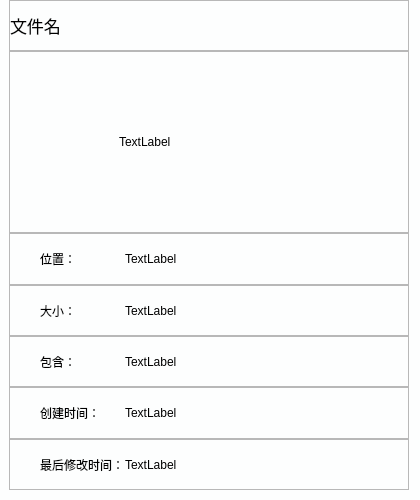
<?xml version="1.0" encoding="UTF-8"?>
<ui version="4.0">
 <class>Dialog</class>
 <widget class="QDialog" name="Dialog">
  <property name="geometry">
   <rect>
    <x>0</x>
    <y>0</y>
    <width>420</width>
    <height>500</height>
   </rect>
  </property>
  <property name="minimumSize">
   <size>
    <width>420</width>
    <height>500</height>
   </size>
  </property>
  <property name="maximumSize">
   <size>
    <width>420</width>
    <height>500</height>
   </size>
  </property>
  <property name="windowTitle">
   <string>文件属性</string>
  </property>
  <property name="styleSheet">
   <string notr="true">#Dialog
{
	background:#FDFEFE;
}</string>
  </property>
  <layout class="QVBoxLayout" name="verticalLayout">
   <property name="spacing">
    <number>0</number>
   </property>
   <property name="leftMargin">
    <number>9</number>
   </property>
   <property name="topMargin">
    <number>0</number>
   </property>
   <property name="bottomMargin">
    <number>10</number>
   </property>
   <item>
    <widget class="QFrame" name="frame_2">
     <property name="frameShape">
      <enum>QFrame::StyledPanel</enum>
     </property>
     <property name="frameShadow">
      <enum>QFrame::Raised</enum>
     </property>
     <layout class="QHBoxLayout" name="horizontalLayout_2" stretch="10">
      <property name="spacing">
       <number>0</number>
      </property>
      <property name="leftMargin">
       <number>0</number>
      </property>
      <property name="topMargin">
       <number>0</number>
      </property>
      <property name="rightMargin">
       <number>0</number>
      </property>
      <property name="bottomMargin">
       <number>0</number>
      </property>
      <item>
       <widget class="QLabel" name="label_2">
        <property name="font">
         <font>
          <pointsize>13</pointsize>
          <weight>50</weight>
          <bold>false</bold>
         </font>
        </property>
        <property name="text">
         <string>文件名</string>
        </property>
       </widget>
      </item>
     </layout>
    </widget>
   </item>
   <item>
    <widget class="QFrame" name="frame">
     <property name="layoutDirection">
      <enum>Qt::RightToLeft</enum>
     </property>
     <property name="frameShape">
      <enum>QFrame::StyledPanel</enum>
     </property>
     <property name="frameShadow">
      <enum>QFrame::Raised</enum>
     </property>
     <layout class="QHBoxLayout" name="horizontalLayout">
      <property name="spacing">
       <number>0</number>
      </property>
      <property name="leftMargin">
       <number>0</number>
      </property>
      <property name="topMargin">
       <number>0</number>
      </property>
      <property name="rightMargin">
       <number>0</number>
      </property>
      <property name="bottomMargin">
       <number>0</number>
      </property>
      <item>
       <spacer name="horizontalSpacer_2">
        <property name="orientation">
         <enum>Qt::Horizontal</enum>
        </property>
        <property name="sizeHint" stdset="0">
         <size>
          <width>114</width>
          <height>20</height>
         </size>
        </property>
       </spacer>
      </item>
      <item>
       <widget class="QLabel" name="label">
        <property name="sizePolicy">
         <sizepolicy hsizetype="Preferred" vsizetype="Preferred">
          <horstretch>0</horstretch>
          <verstretch>0</verstretch>
         </sizepolicy>
        </property>
        <property name="minimumSize">
         <size>
          <width>180</width>
          <height>180</height>
         </size>
        </property>
        <property name="maximumSize">
         <size>
          <width>180</width>
          <height>180</height>
         </size>
        </property>
        <property name="layoutDirection">
         <enum>Qt::RightToLeft</enum>
        </property>
        <property name="autoFillBackground">
         <bool>false</bool>
        </property>
        <property name="text">
         <string>TextLabel</string>
        </property>
       </widget>
      </item>
      <item>
       <spacer name="horizontalSpacer">
        <property name="orientation">
         <enum>Qt::Horizontal</enum>
        </property>
        <property name="sizeHint" stdset="0">
         <size>
          <width>114</width>
          <height>20</height>
         </size>
        </property>
       </spacer>
      </item>
     </layout>
    </widget>
   </item>
   <item>
    <widget class="QFrame" name="frame_4">
     <property name="frameShape">
      <enum>QFrame::StyledPanel</enum>
     </property>
     <property name="frameShadow">
      <enum>QFrame::Raised</enum>
     </property>
     <layout class="QHBoxLayout" name="horizontalLayout_4" stretch="3,10">
      <property name="spacing">
       <number>0</number>
      </property>
      <property name="leftMargin">
       <number>30</number>
      </property>
      <property name="topMargin">
       <number>0</number>
      </property>
      <property name="rightMargin">
       <number>0</number>
      </property>
      <property name="bottomMargin">
       <number>0</number>
      </property>
      <item>
       <widget class="QLabel" name="label_5">
        <property name="font">
         <font>
          <pointsize>9</pointsize>
         </font>
        </property>
        <property name="text">
         <string>位置：</string>
        </property>
       </widget>
      </item>
      <item>
       <widget class="QLabel" name="label_6">
        <property name="text">
         <string>TextLabel</string>
        </property>
       </widget>
      </item>
     </layout>
    </widget>
   </item>
   <item>
    <widget class="QFrame" name="frame_3">
     <property name="frameShape">
      <enum>QFrame::StyledPanel</enum>
     </property>
     <property name="frameShadow">
      <enum>QFrame::Raised</enum>
     </property>
     <layout class="QHBoxLayout" name="horizontalLayout_3" stretch="3,10">
      <property name="spacing">
       <number>0</number>
      </property>
      <property name="leftMargin">
       <number>30</number>
      </property>
      <property name="topMargin">
       <number>0</number>
      </property>
      <property name="rightMargin">
       <number>0</number>
      </property>
      <property name="bottomMargin">
       <number>0</number>
      </property>
      <item>
       <widget class="QLabel" name="label_3">
        <property name="text">
         <string>大小：</string>
        </property>
       </widget>
      </item>
      <item>
       <widget class="QLabel" name="label_4">
        <property name="text">
         <string>TextLabel</string>
        </property>
       </widget>
      </item>
     </layout>
    </widget>
   </item>
   <item>
    <widget class="QFrame" name="frame_5">
     <property name="frameShape">
      <enum>QFrame::StyledPanel</enum>
     </property>
     <property name="frameShadow">
      <enum>QFrame::Raised</enum>
     </property>
     <layout class="QHBoxLayout" name="horizontalLayout_5" stretch="3,10">
      <property name="spacing">
       <number>0</number>
      </property>
      <property name="leftMargin">
       <number>30</number>
      </property>
      <property name="topMargin">
       <number>0</number>
      </property>
      <property name="rightMargin">
       <number>0</number>
      </property>
      <property name="bottomMargin">
       <number>0</number>
      </property>
      <item>
       <widget class="QLabel" name="label_7">
        <property name="text">
         <string>包含：</string>
        </property>
       </widget>
      </item>
      <item>
       <widget class="QLabel" name="label_8">
        <property name="text">
         <string>TextLabel</string>
        </property>
       </widget>
      </item>
     </layout>
    </widget>
   </item>
   <item>
    <widget class="QFrame" name="frame_7">
     <property name="frameShape">
      <enum>QFrame::StyledPanel</enum>
     </property>
     <property name="frameShadow">
      <enum>QFrame::Raised</enum>
     </property>
     <layout class="QHBoxLayout" name="horizontalLayout_7" stretch="3,10">
      <property name="spacing">
       <number>0</number>
      </property>
      <property name="leftMargin">
       <number>30</number>
      </property>
      <property name="topMargin">
       <number>0</number>
      </property>
      <property name="rightMargin">
       <number>0</number>
      </property>
      <property name="bottomMargin">
       <number>0</number>
      </property>
      <item>
       <widget class="QLabel" name="label_11">
        <property name="text">
         <string>创建时间：</string>
        </property>
       </widget>
      </item>
      <item>
       <widget class="QLabel" name="label_12">
        <property name="text">
         <string>TextLabel</string>
        </property>
       </widget>
      </item>
     </layout>
    </widget>
   </item>
   <item>
    <widget class="QFrame" name="frame_6">
     <property name="frameShape">
      <enum>QFrame::StyledPanel</enum>
     </property>
     <property name="frameShadow">
      <enum>QFrame::Raised</enum>
     </property>
     <layout class="QHBoxLayout" name="horizontalLayout_6" stretch="3,10">
      <property name="spacing">
       <number>0</number>
      </property>
      <property name="leftMargin">
       <number>30</number>
      </property>
      <property name="topMargin">
       <number>0</number>
      </property>
      <property name="rightMargin">
       <number>0</number>
      </property>
      <property name="bottomMargin">
       <number>0</number>
      </property>
      <item>
       <widget class="QLabel" name="label_9">
        <property name="text">
         <string>最后修改时间：</string>
        </property>
       </widget>
      </item>
      <item>
       <widget class="QLabel" name="label_10">
        <property name="text">
         <string>TextLabel</string>
        </property>
       </widget>
      </item>
     </layout>
    </widget>
   </item>
  </layout>
 </widget>
 <resources/>
 <connections/>
</ui>
